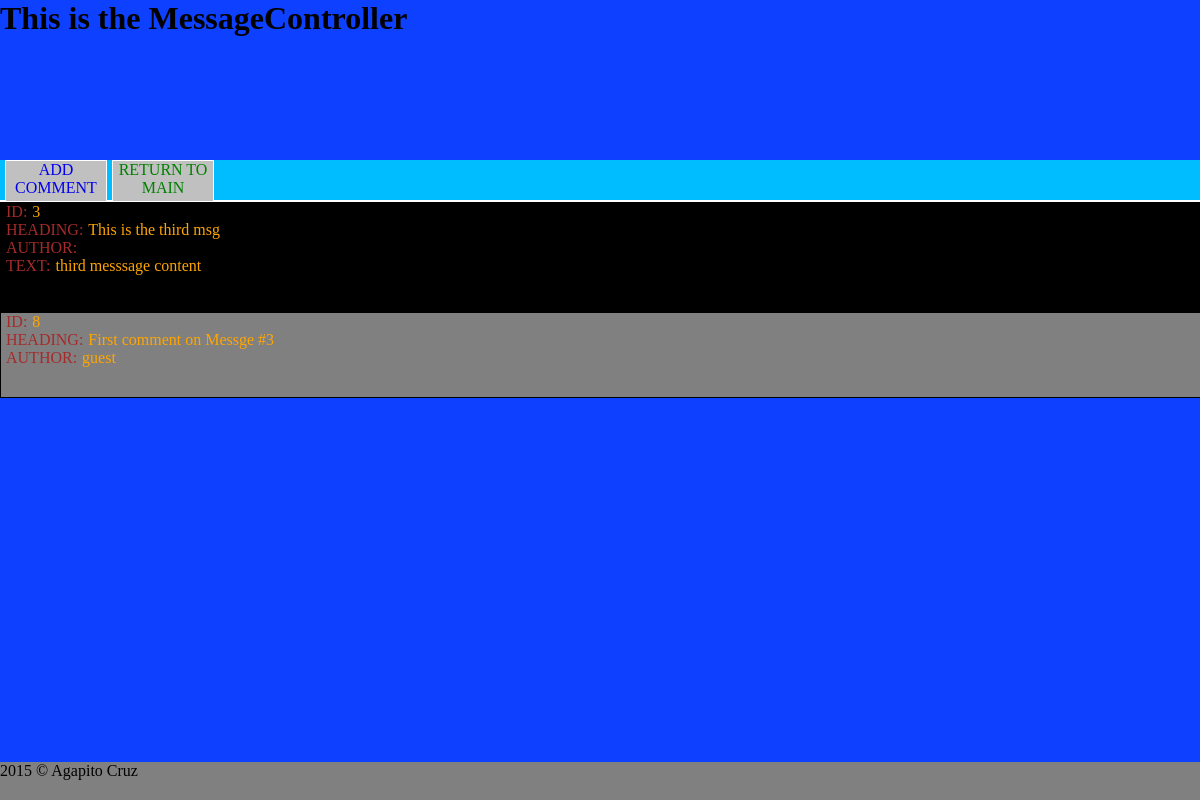
The page /message/3 on the database its author committed.
### tables this page shows
CREATE TABLE `messages` (
`id` int(10) unsigned NOT NULL,
  `author` varchar(20) DEFAULT NULL,
  `heading` varchar(50) DEFAULT NULL,
  `body` varchar(200) DEFAULT NULL,
  `timestamp` timestamp NOT NULL DEFAULT CURRENT_TIMESTAMP
);

CREATE TABLE `comments` (
`id` int(10) unsigned NOT NULL,
  `msg_id` int(10) unsigned DEFAULT NULL,
  `author` varchar(20) DEFAULT NULL,
  `heading` varchar(50) DEFAULT NULL,
  `body` varchar(200) DEFAULT NULL,
  `timestamp` timestamp NOT NULL DEFAULT CURRENT_TIMESTAMP
);

### class/App.php (called while the page is built, shortened)
<?php
class App {
    private $controller = null;
    public function __construct($paramString) {
        $paramString = rtrim($paramString,'/');
        $paramArray = explode('/', $paramString);
        $this->controller = ControllerFactory::getController($paramArray);
    }
    public function doIt() {
        $this->controller->doIt();
    }
}
?>

### index.php (called while the page is built, shortened)
<?php
    require_once(BASE_DIR .'class/App.php');
    if (!empty($_GET['rt'])) {
        $route = $_GET['rt'];
    } else {
        $route = 'main';
    }
    $app = new App($route);
    $app->doIt();
?>

### class/Controller.php (called while the page is built, shortened)
<?php
require_once(BASE_DIR .'class/Model.php');
abstract class Controller {
    public function setModel($model) {
        $this->model = $model;
    }
}
?>

### class/Model.php (called while the page is built, shortened)
<?php
class Model {
    private $db = null;
    public function __construct() {
        try {
          $this->db = new PDO(DSN, DB_USER, DB_PW);
          $this->db->setAttribute(PDO::ATTR_ERRMODE,PDO::ERRMODE_EXCEPTION);
        }catch(PDOException $e) {
         echo $e->getMessage();
        }
    }
    public function getMessage($id) {
        $query =' SELECT id, heading, author, body FROM messages  WHERE id="' . $id . '"ORDER BY id' ;
        try {
        $results = $this->db->query($query);
        } catch (Exception $e) {
            echo $e->getMessage();
            exit;
        }
        $message = $results->fetch(PDO::FETCH_OBJ);
        return $message;
    }
    public function getComments($msg_id) {
        try {
        $results = $this->db->query('
                SELECT id, author, heading, body
                FROM comments WHERE msg_id="'.$msg_id.'"  ORDER BY id');
        } catch (Exception $e) {
            exit;
        }
        $messages = $results->fetchAll(PDO::FETCH_ASSOC);
        return $messages;
    }
}
?>

### class/MessageController.php (the view, shortened to what this page needs)
<?php
require_once(BASE_DIR.'class/Controller.php');
class MessageController extends Controller {
    private $msgId = NULL;
    public function __construct($paramArray) {
        if (isset($paramArray[0])) {
            $this->msgId = $paramArray[0];
        } else {
            $this->msgId = NULL;
        }
    }
    public function doIt() {
        $tempString  = '<div class="nav_button">';
        $tempString  .= '<a href="'.BASE_URL.'addComment/'.$this->msgId.'">';
        $tempString .= 'ADD COMMENT</a>';
        $tempString .= '</div>';
        $tempString .= '<a href="'.BASE_URL.'">';
        $tempString .= '<div class="nav_button">RETURN TO MAIN</div>';
        $tempString .= '</a>';
        $message = $this->model->getMessage($this->msgId);
        $tempString  = '<div id="message">';
        $tempString .= '<span class="label">ID:</span><span class="info">'. $message->id."</span><br>";
        $tempString .= '<span class="label">HEADING:</span><span class="info">' . $message->heading . "</span><br>";
        $tempString .= '<span class="label">AUTHOR:</span><span class="info">' . $message->author. "</span><br>";
        $tempString .= '<span class="label">TEXT:</span><span class="info">'. $message->body . "</span><br>";
        $tempString .= '</div>';
        $comments = $this->model->getComments($this->msgId);
        if (!empty($comments)) {
            foreach ($comments as $comment) {
                $tempString .= '<div class="comment">';
                $tempString .= '<span class="label">ID:</span><span class="info">'.$comment['id'].'</span><br>';
                $tempString .= '<span class="label">HEADING:</span><span class="info">'.$comment['heading'].'</span><br>';
                $tempString .= '<span class="label">AUTHOR:</span><span class="info">'.$comment['author'].'</span><br>';
                $tempString .= '</div>';
            }
        }
    }
}
?>

### css/style.css (style rules this page uses)
* { width:100%; height:100%; margin:0; padding:0; border: none; }
body { width:100%; height:100%; }
header { width:100%; height:20%; background-color: #0d41ff; }
nav { width:100%; height:5%; background-color: #00BDFF; }
nav div.nav_button { display:inline-block; width:100px; background-color: silver; margin-left:5px; float:left; border: 1px solid white; text-align:center; color:green; }
nav a { display:block; text-decoration:none; }
main { width:100%; height:70%; background-color: #0d41ff; overflow-y:auto; }
main div#message { width: 100%; height:15%; padding-bottom: 2%; background-color: black; border:1px black solid; }
main div.comment { width: 100%; height:15%; background-color: gray; border:1px black solid; }
main span.label { width: 100%; height: 5%; margin-left:5px; color: brown; }
main span.info { width: 100%; height: 5%; margin-left:5px; color: orange; }
footer { width:100%; height:5%; background-color: gray; }

### rows shown on the page
messages: id "3", heading "This is the third msg", body "third messsage content"
comments: id "8", heading "First comment on Messge #3", author "guest"

### other values the page prints
$this->html "This is the MessageController 2015 © Agapito Cruz"
